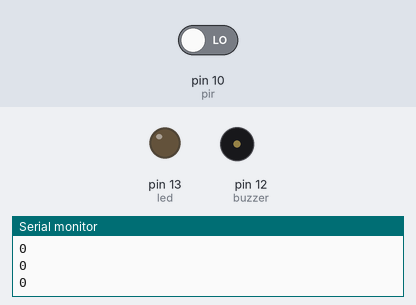
Recording of a sketch running on a simulated Arduino Uno, built with avr-gcc and run on an emulated ATmega328P. Shown: output pins drawn as LEDs (lit = HIGH), buzzer (waves = sounding), the last lines printed to the serial monitor. The inputs (shaded band) are chosen by the test bench; at power-on: pin 10 (pir) LOW.

Above: at 1.2 s.
1.3 s: pin 10 (pir) driven HIGH
At 2.3 s:
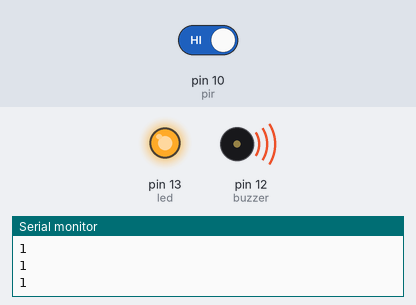
2.8 s: pin 10 (pir) driven LOW
At 3.5 s:
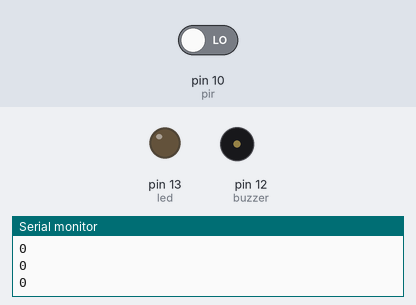
Timing chart, 0 to 5.8 s (numbered marks = the images above; inputs shaded):
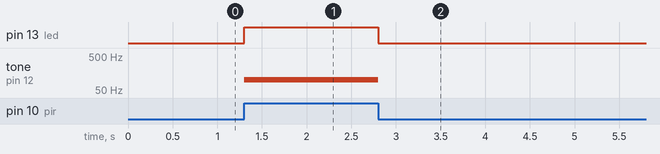

The sketch:

Pir_LED_Buzzer.ino
```cpp
//deklarasi variabel global
const int pir = 10; //pin pir
const int led = 13; //pin led
const int buzzer = 12; //pin buzzer

//set pir -> netral = 0
int pirsetvalue = 0;

//fungsi diproses 1 kali
void setup() {
  Serial.begin(9600); //memulai serial begin port 9600
  pinMode(led, OUTPUT); //inisialisasi led
  pinMode(pir, INPUT); //inisialisasi pir
  pinMode(buzzer, OUTPUT); //inisialisasi buzzer
}

//fungsi diproses berkali-kali
void loop() {
  pirsetvalue = digitalRead(pir); // membaca analog pir pin
  Serial.println(pirsetvalue); // serial monitoring

  if (pirsetvalue == 1){ // jika pirset respon maka led + buzzer nyala
    digitalWrite(led, HIGH); //led nyala
    tone(buzzer,100); // buzzer nyala
    delay(100); // jeda waktu
  }
  else { // selain itu semua maka led + buzzer mati
    digitalWrite(led, LOW); // led mati
    noTone(buzzer); // buzzer mati
    delay(100); // jeda waktu
  }
}
```

Measured:
- after the input at 1.3 s, pin 13 (led): LOW → HIGH at once; tone on pin 12 (buzzer): silent → 100 Hz at once
- after the input at 2.8 s, pin 13 (led): HIGH → LOW at once; tone on pin 12 (buzzer): 100 Hz → silent at once
